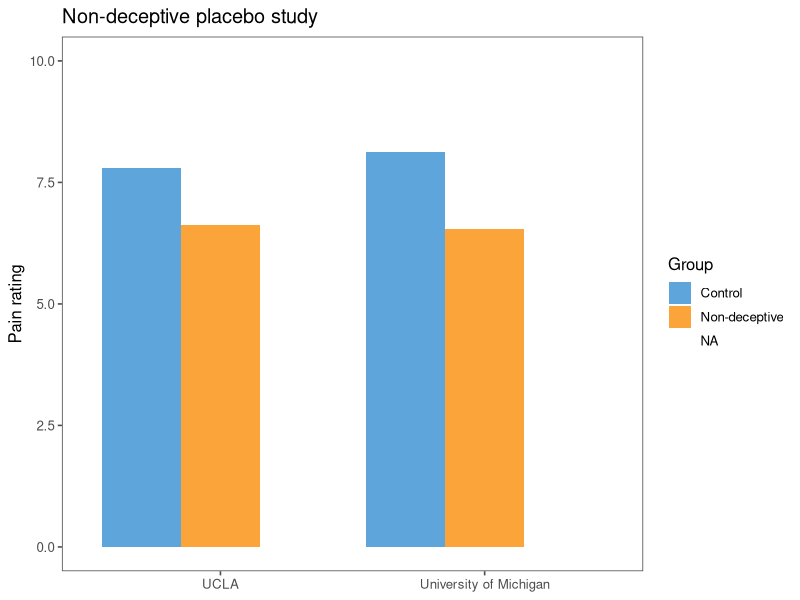

Write R code to recreate this figure.
## ---- chunk 1
# insert libraries that you will need
library(tidyverse)
library(lubridate)
library(ggthemes)
## ---- chunk 2
# read in data with readr
df <- readxl::read_xlsx("data/one_level_deeper/non_deceptive_placebo.xlsx")
## ---- chunk 3
# grab index for each group
index_c <- str_detect(df$ID, "^C")
index_d <- str_detect(df$ID, "^P")
index_n <- str_detect(df$ID, "^N")

# use index for each group to assign group name
df$GROUP[index_c] <- "Control"
df$GROUP[index_d] <- "Placebo"
df$GROUP[index_n] <- "Non-deceptive"

head(df)
## ---- chunk 4
# change all of ID case to uppercase to standardize
df$ID <- str_to_upper(df$ID)

# grab index
index_pre <- str_detect(df$ID, "PRE$")
index_post <- str_detect(df$ID, "POST$")

# use index to place correct test instance
df$TEST[index_pre] <- "Pre"
df$TEST[index_post] <- "Post"
## ---- chunk 5
df$DATE_FIX <- parse_date_time(df$DATE, c("mdy", "dmy"))
## ---- chunk 6
df$DATE_FIX2 <- df$DATE_FIX %m-% years(1) %m+% days(7)
## ---- chunk 7
df <- subset(df, select = -c(DATE, DATE_FIX))
names(df)[6] <- "DATE"
## ---- chunk 8
df_plot <- df %>% 
  group_by(GROUP, LOCATION) %>%
  summarize(MEAN_PAIN = mean(PAIN_RATE))

ggplot(df_plot, aes(x = LOCATION, y = MEAN_PAIN, fill = GROUP)) +
  geom_col(position = "dodge") +
  ylim(0, 10) +
  theme_few() +
  scale_fill_few("Medium") +
  theme(axis.title = element_blank(),
        axis.title.y = element_text()) +
  labs(fill = "Group",
       title = "Non-deceptive placebo study",
       y = "Pain rating")
## ---- chunk 9
df$GROUP <- factor(df$GROUP, 
                   levels = c("Control", "Placebo", "Non-deceptive"), 
                   ordered = TRUE)
## ---- chunk 10
# list solution
pre <- list(df$PAIN_RATE[which(df$TEST == "Pre")])
post <- list(df$PAIN_RATE[which(df$TEST == "Post")])
diff <- mapply('-', post, pre, SIMPLIFY = FALSE)

# vector solution
pre <- df$PAIN_RATE[which(df$TEST == "Pre")]
post <- df$PAIN_RATE[which(df$TEST == "Post")]
diff <- post - pre

# uncomment after you create diff
# this code will create a table of counts
table(diff)
